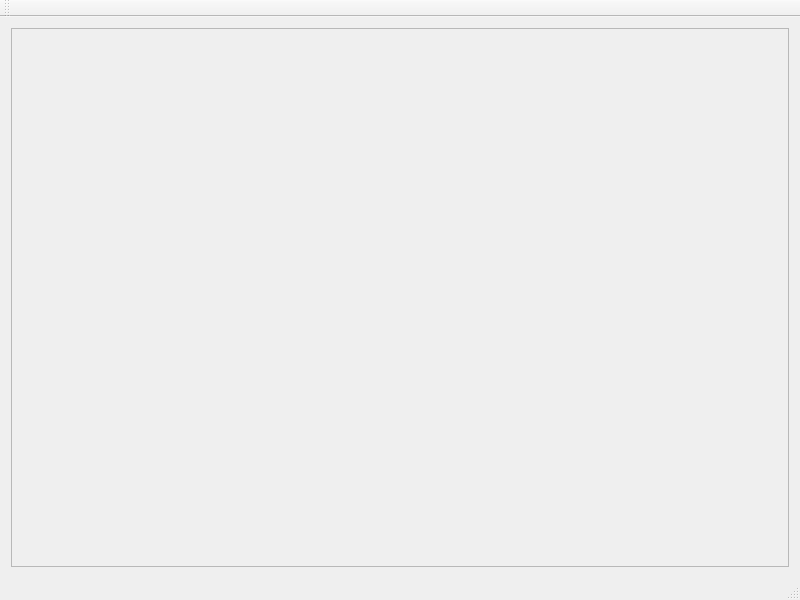
<?xml version="1.0" encoding="UTF-8"?>
<ui version="4.0">
 <class>main_winClass</class>
 <widget class="QMainWindow" name="main_winClass">
  <property name="geometry">
   <rect>
    <x>0</x>
    <y>0</y>
    <width>800</width>
    <height>600</height>
   </rect>
  </property>
  <property name="sizePolicy">
   <sizepolicy hsizetype="Expanding" vsizetype="Expanding">
    <horstretch>0</horstretch>
    <verstretch>0</verstretch>
   </sizepolicy>
  </property>
  <property name="windowTitle">
   <string>main_win</string>
  </property>
  <widget class="QWidget" name="centralWidget">
   <layout class="QGridLayout" name="gridLayout">
    <item row="0" column="0">
     <widget class="QScrollArea" name="main_scrollArea">
      <property name="widgetResizable">
       <bool>true</bool>
      </property>
      <widget class="QWidget" name="scrollAreaWidgetContents">
       <property name="geometry">
        <rect>
         <x>0</x>
         <y>0</y>
         <width>780</width>
         <height>527</height>
        </rect>
       </property>
      </widget>
     </widget>
    </item>
   </layout>
  </widget>
  <widget class="QMenuBar" name="menuBar">
   <property name="geometry">
    <rect>
     <x>0</x>
     <y>0</y>
     <width>800</width>
     <height>21</height>
    </rect>
   </property>
  </widget>
  <widget class="QToolBar" name="mainToolBar">
   <attribute name="toolBarArea">
    <enum>TopToolBarArea</enum>
   </attribute>
   <attribute name="toolBarBreak">
    <bool>false</bool>
   </attribute>
  </widget>
  <widget class="QStatusBar" name="statusBar"/>
 </widget>
 <layoutdefault spacing="6" margin="11"/>
 <resources>
  <include location="main_win.qrc"/>
 </resources>
 <connections/>
</ui>
